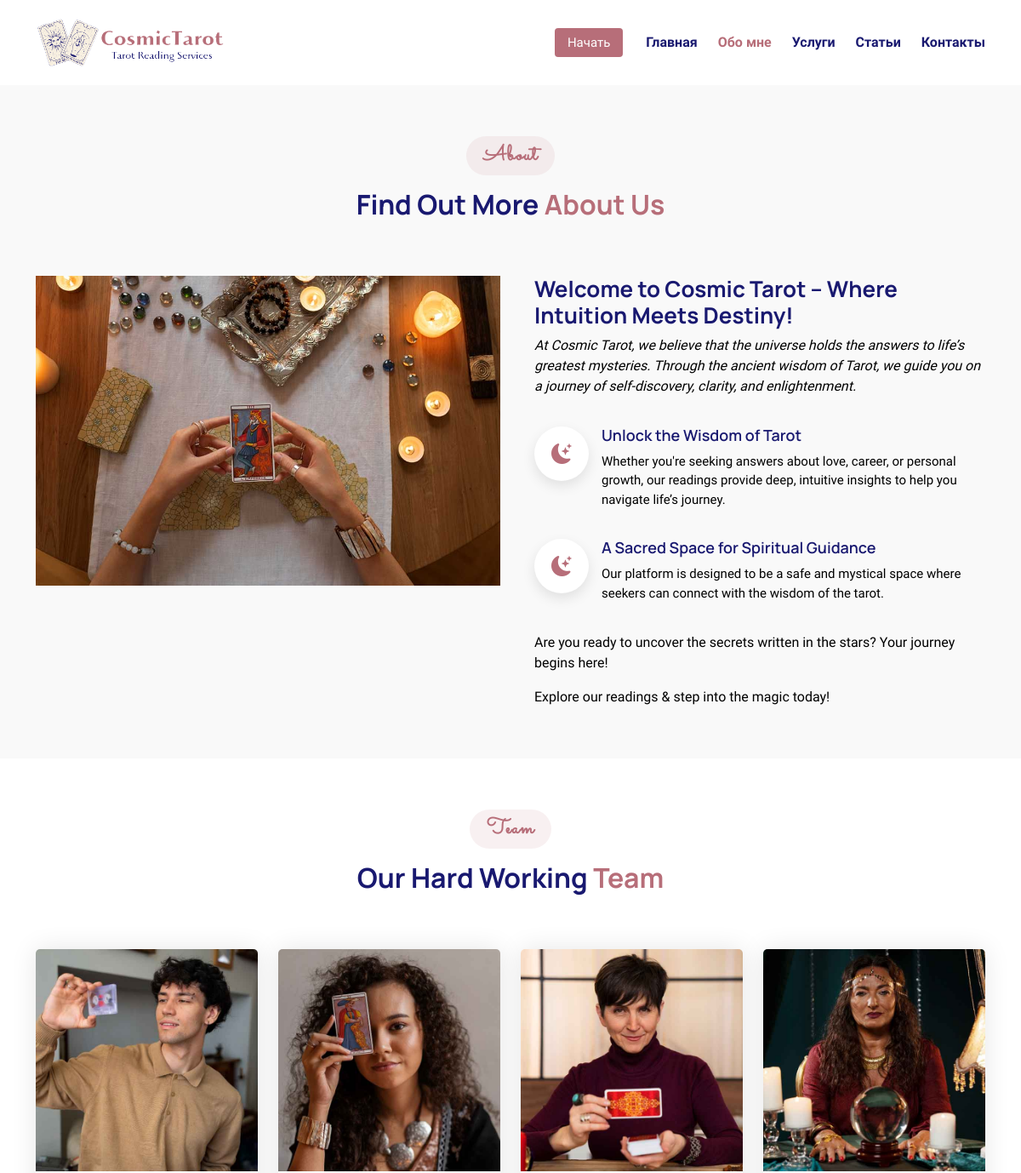
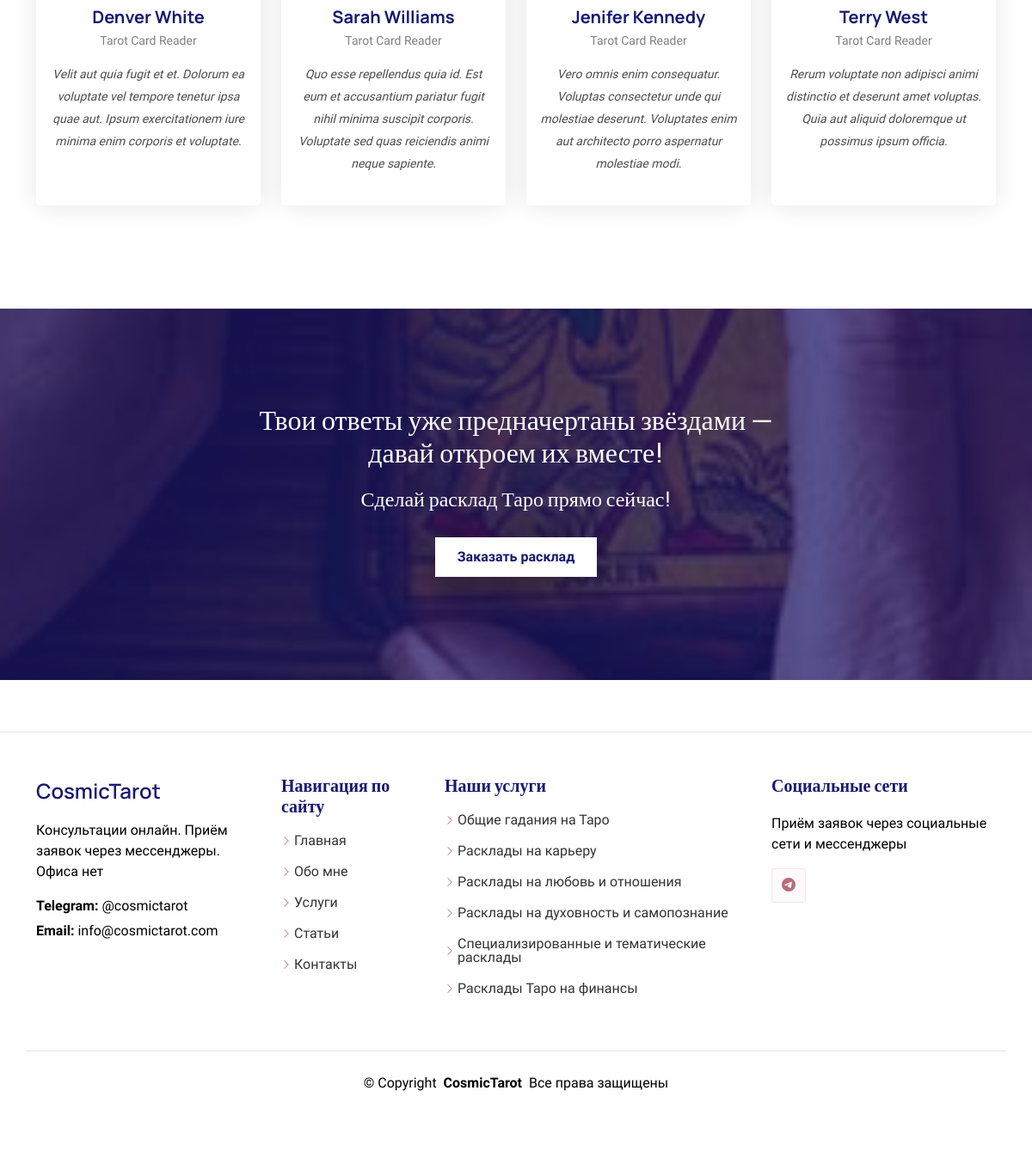
/about, run on the app's committed database (2 pictures, top to bottom).
### services/models.py (models this page shows, shortened)
class Service(models.Model):
  name = models.CharField('Name', max_length=255)
  slug = models.CharField('Slug', max_length=255)
  excerpt = models.CharField('Excerpt', max_length=255, blank=True)
  body = models.TextField()
  icon = models.CharField('Icon', max_length=20)
  active = models.BooleanField('Active', default=True)

### main/views.py (the view)
# urls.py: path('about', views.about, name='about'),
def about(request):
  data = {
    'page': 'about',
    'title': 'О нас',
    'services': Service.objects.all()
  }
  return render(request, 'main/about.html', data)

### core/context_processors.py (called while the page is built)
def site_settings(request):
  return {
    'sitename': 'CosmicTarot',
    'telegraf': '@cosmictarot',
    'email': 'info@cosmictarot.com',
  }

### main/templates/main/about.html (shortened to what this page needs)
{% extends 'main/layouts/main.html' %}
{% block pageclass %}starter-page-page{% endblock %}
{% block content %}
  {% include 'main/includes/about.html' %}
  {% include 'main/includes/team.html' %}
  {% include 'main/includes/cta.html' %}
{% endblock %}

### main/templates/main/includes/footer.html
<footer id="footer" class="footer">
  <div class="container footer-top">
    <div class="row gy-4">
      <div class="col-lg-3 col-md-6 footer-about">
        <a href="/" class="d-flex align-items-center">
          <span class="sitename">{{ sitename }}</span>
        </a>
        <div class="footer-contact pt-3">
          <p>Консультации онлайн. Приём заявок через мессенджеры. Офиса нет</p>
          <p class="mt-3"><strong>Telegram:</strong> <span>{{ telegraf }}</span></p>
          <p><strong>Email:</strong> <span>{{ email }}</span></p>
        </div>
      </div>
      <div class="col-lg-2 col-md-6 footer-links">
        <h4 title="Useful Links">Навигация по сайту</h4>
        <ul>
          <li><i class="bi bi-chevron-right"></i> <a href="/">Главная</a></li>
          <li><i class="bi bi-chevron-right"></i> <a href="/about">Обо мне</a></li>
          <li><i class="bi bi-chevron-right"></i> <a href="/services">Услуги</a></li>
          <li><i class="bi bi-chevron-right"></i> <a href="/blog">Статьи</a></li>
          <li><i class="bi bi-chevron-right"></i> <a href="/contact">Контакты</a></li>
        </ul>
      </div>
      <div class="col-lg-4 col-md-6 footer-links">
        <h4 title="Our Services">Наши услуги</h4>
        {% if services %}
        <ul>
          {% for service in services %}
          <li><i class="bi bi-chevron-right"></i> <a href="/services/{{ service.slug }}">{{ service.name }}</a></li>
          {% endfor %}
        </ul>
        {% endif %}
      </div>
      <div class="col-lg-3 col-md-6">
        <h4 title="Social Links">Социальные сети</h4>
        <p>Приём заявок через социальные сети и мессенджеры</p>
        <div class="social-links d-flex">
          <a href=""><i class="bi bi-telegram"></i></a>
        </div>
      </div>
    </div>
  </div>
  <div class="container copyright text-center mt-4">
    <p>© <span>Copyright</span> <strong class="px-1 sitename">{{ sitename }}</strong> <span title="All Rights Reserved">Все права защищены</span></p>
  </div>
</footer>

### main/static/main/css/main.css (style rules this page uses)
:root { --default-font: "Mulish", serif, system-ui, -apple-system, "Segoe UI", Roboto, "Helvetica Neue", Arial, "Noto Sans", "Liberation Sans", sans-serif, "Apple Color Emoji", "Segoe UI Emoji", "Segoe UI Symbol", "Noto Color Emoji"; --heading-font: "Manrope", serif; --nav-font: "Mulish", serif; }
:root { --background-color: #ffffff; --default-color: #000000; --heading-color: #191970; --accent-color: #B76E79; --surface-color: #ffffff; --contrast-color: #ffffff; }
:root { --nav-color: #191970; --nav-hover-color: #B76E79; --nav-mobile-background-color: #ffffff; --nav-dropdown-background-color: #ffffff; --nav-dropdown-color: #212529; --nav-dropdown-hover-color: #4154f1; }
:root { scroll-behavior: smooth; }
body { color: var(--default-color); background-color: var(--background-color); font-family: var(--default-font); }
a { color: var(--accent-color); text-decoration: none; transition: 0.3s; }
h1, h2, h3, h4, h5, h6 { color: var(--heading-color); font-family: var(--heading-font); }
.footer { border-top: 1px solid color-mix(in srgb, var(--default-color), transparent 90%); color: var(--default-color); background-color: var(--background-color); font-size: 16px; padding-bottom: 50px; position: relative; }
.footer .footer-top { padding-top: 50px; }
.footer .social-links a { display: flex; align-items: center; justify-content: center; width: 40px; height: 40px; border-radius: 4px; background-color: color-mix(in srgb, var(--accent-color), transparent 97%); border: 1px solid color-mix(in srgb, var(--accent-color), transparent 85%); font-size: 16px; color: var(--accent-color); margin-right: 10px; transition: 0.3s; }
.footer h4 { font-size: 20px; font-weight: bold; position: relative; padding-bottom: 12px; }
.footer .footer-links { margin-bottom: 30px; }
.footer .footer-links ul { list-style: none; padding: 0; margin: 0; }
.footer .footer-links ul i { margin-right: 3px; font-size: 12px; line-height: 0; color: var(--accent-color); }
.footer .footer-links ul li { padding: 10px 0; display: flex; align-items: center; }
.footer .footer-links ul li:first-child { padding-top: 0; }
.footer .footer-links ul a { display: inline-block; color: color-mix(in srgb, var(--default-color), transparent 20%); line-height: 1; }
.footer .footer-about a { color: var(--heading-color); font-size: 24px; font-weight: 600; font-family: var(--heading-font); }
.footer .footer-contact p { margin-bottom: 5px; }
.footer .copyright { padding-top: 25px; padding-bottom: 25px; border-top: 1px solid color-mix(in srgb, var(--default-color), transparent 90%); }
.footer .copyright p { margin-bottom: 0; }

### data on the page
Service: name "Общие гадания на Таро"
Service: name "Расклады на карьеру"
Service: name "Расклады на любовь и отношения"
Service: name "Расклады на духовность и самопознание"
Service: name "Специализированные и тематические расклады"
Service: name "Расклады Таро на финансы"

### other printed values
{{ sitename }} "CosmicTarot"
{{ telegraf }} "@cosmictarot"
{{ email }} "info@cosmictarot.com"
